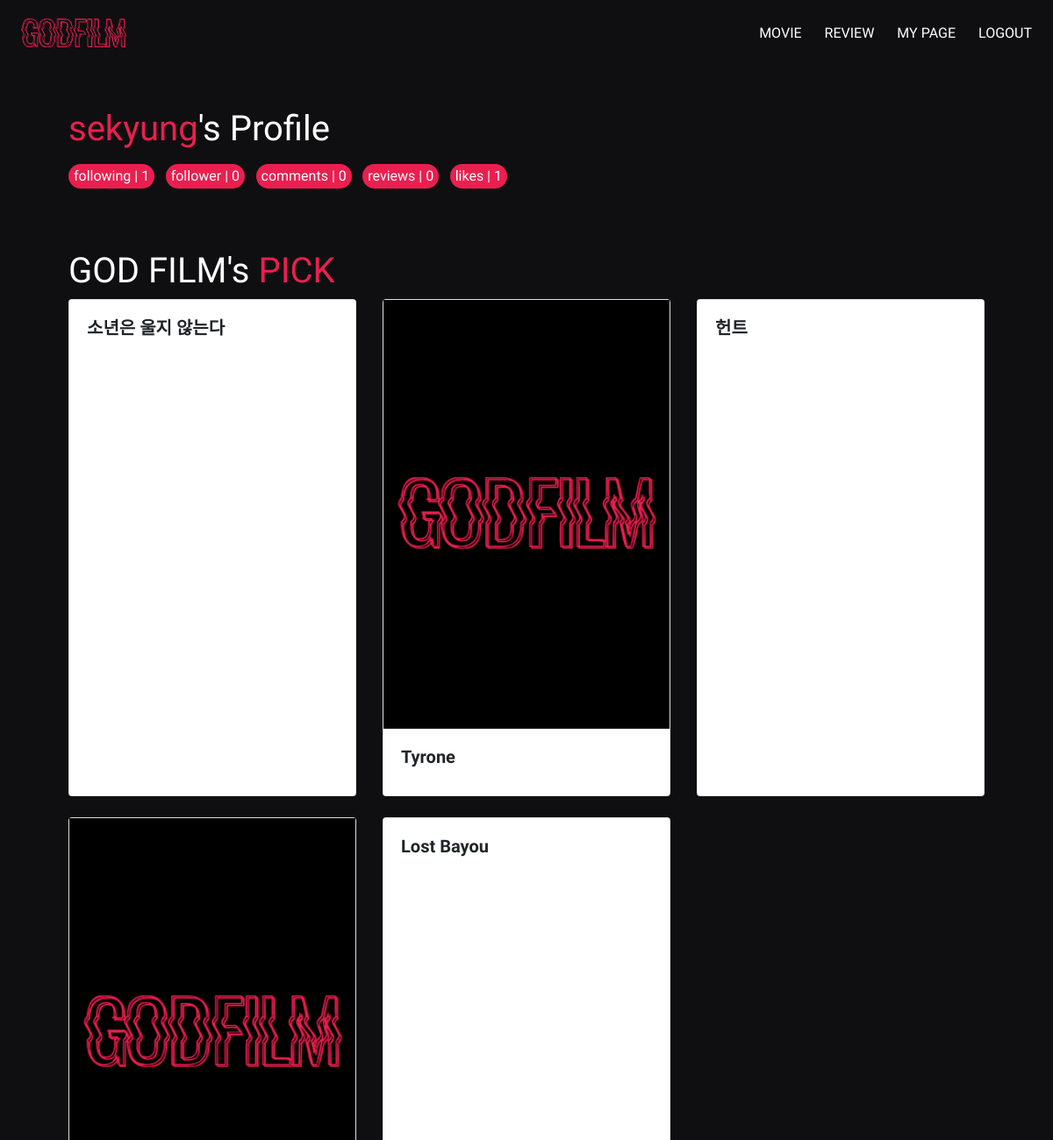
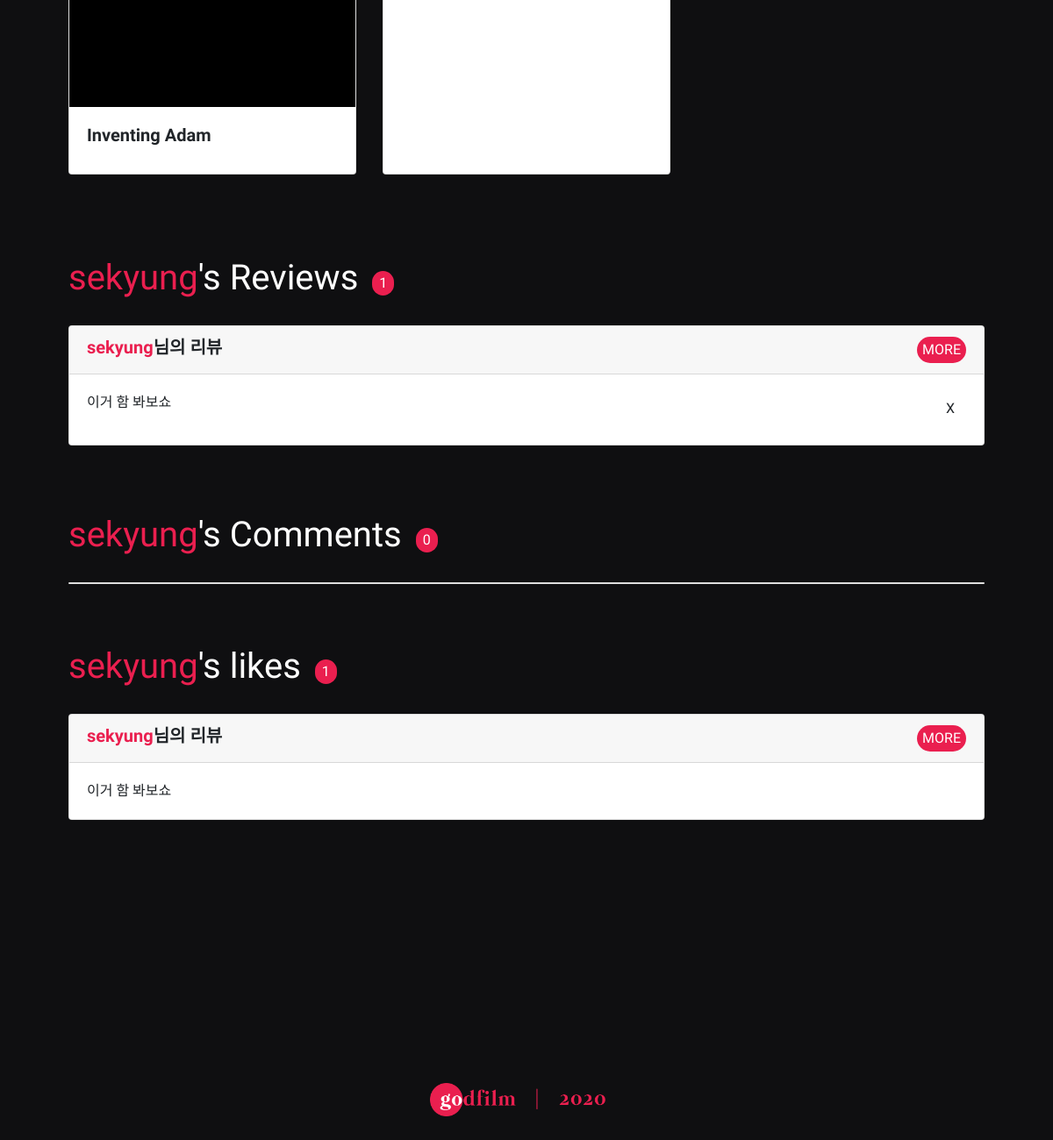
The page /accounts/sekyung/ (signed in) on the database its author committed (2 pictures, top to bottom).
### accounts/models.py (models this page shows)
class User(AbstractUser):
    followers = models.ManyToManyField(
            settings.AUTH_USER_MODEL,
            related_name='followings'
        )

### movies/models.py (models this page shows, shortened)
class Cast(models.Model):
    character = models.CharField(max_length=100)
    name = models.CharField(max_length=100)
    title = models.CharField(max_length=200)
    poster_path = models.CharField(max_length=200, null=True)
    overview = models.TextField(blank=True)
    gender = models.IntegerField()
    profile_path = models.CharField(max_length=200, null=True)
    imdb_id = models.CharField(max_length=30)

class Review(models.Model):
    title = models.CharField(max_length=100)
    content = models.TextField()
    user = models.ForeignKey(settings.AUTH_USER_MODEL, on_delete=models.CASCADE)
    movie = models.ForeignKey(Movie, on_delete=models.CASCADE)
    like_users = models.ManyToManyField(settings.AUTH_USER_MODEL, related_name='like_reviews', blank=True)

### accounts/views.py (the view)
# urls.py: path('<username>/', views.profile, name='profile'),
@login_required
def profile(request, username):
    User = get_user_model()
    person = get_object_or_404(User, username=username)
    if person.moviecomment_set.count() != 0:
        cast_list = person.moviecomment_set.order_by('-score')[0].movie.cast.all()
    else:
        cast_list = Movie.objects.order_by('-moviecomment')[0].cast.all()
    context = {
        'person': person,
        'cast_list': cast_list,
    }
    return render(request, 'accounts/profile.html', context)

### accounts/templates/accounts/profile.html (shortened to what this page needs)
{% extends 'base.html' %}
{% load bootstrap4 %}
{% load static %}
{% block content %}
<div class="d-flex justify-content-start">
    <h1 style="color: white;"><span style="color: #ea1f4f;">{{ person.username }}</span>'s Profile</h1>
</div>
<div class="follow-info mt-2">
    <span class="mr-2 following-num"> following | {{ person.followings.all|length }}</span>
    <span class="mr-2 follower-num"> follower | {{ person.followers.all|length }}</span>
    <span class="mr-2"> comments | {{ person.moviecomment_set|length }}</span>
    <span class="mr-2"> reviews | {{ person.review_set|length }}</span>
    <span class="mr-2"> likes | {{ person.like_reviews.all|length }}</span>
</div>
{% if person == user %}
<h1 class="text-white" style="margin-top: 70px;"> GOD FILM's <span style="color: #ea1f4f;">PICK</span></h1>
<div class="row row-cols-1 row-cols-md-3">
    {% for actor in cast_list %}
    <div class="col mb-4 movie-card">
      <div class="card h-100">
            {% if actor.poster_path|length != 0%}
            <img src="https://image.tmdb.org/t/p/w300_and_h450_bestv2/{{ actor.poster_path }}" alt="">
            {% else %}
                <img src="{% static 'image/noprofile.png' %}" alt="">
            {% endif %}
            <div class="card-body">
          <h5 class="card-title" style="font-family: 'Nanum Gothic', sans-serif; font-weight:bold">{{ actor.title }}</h5>
        </div>
      </div>
    </div>
    {% endfor %}
  </div>
{% endif %}
<div class="d-flex justify-content-start">
    <h1 style="color: white; margin: 70px 0 30px 0;"><span style="color: #ea1f4f;">{{ person.username }}</span>'s Reviews</h1>
    <div class="follow-info" style="margin: 70px 0 30px 0;"><span class="ml-3 mt-3 px-2">{{  person.review_set.count }}</span></div>
</div>
{% for review in person.review_set.all %}
  <div class="card mb-2">
    <h5 class="card-header d-flex justify-content-between">
      <span style="font-family: 'Nanum Gothic', sans-serif; font-weight:bold"><a href="{% url 'accounts:profile' review.user %}" class="goprofile">{{ person.username }}</a>님의 리뷰</span>
      <a href="{% url 'movies:review_detail' review.movie.id review.id %}" class="btn review-more">MORE</a>
    </h5>
    <div class="card-body d-flex justify-content-between">
      <p class="card-text">{{ review.title }}</p>
      {% if review.user == request.user %}
      <form action="{% url 'movies:review_delete' review.movie.id review.id %}" method="POST">
        <button class="btn delete-btn">X</button>
      </form>
      {% endif %}
    </div>
  </div>
{% endfor %}
<div class="d-flex justify-content-start">
    <h1 style="color: white;  margin: 70px 0 30px 0;"><span style="color: #ea1f4f;">{{ person.username }}</span>'s Comments</h1>
    <div class="follow-info" style="margin: 70px 0 30px 0;"><span class="ml-3 mt-3 px-2">{{ person.moviecomment_set.count }}</span></div>
</div>
<div class="card">
</div>
<div class="d-flex justify-content-start">
  <h1 style="color: white; margin: 70px 0 30px 0;"><span style="color: #ea1f4f;">{{ person.username }}</span>'s likes</h1>
  <div class="follow-info" style="margin: 70px 0 30px 0;"><span class="ml-3 mt-3 px-2">{{  person.like_reviews.all.count }}</span></div>
</div>
{% for review in person.like_reviews.all %}
<div class="card mb-2">
  <h5 class="card-header d-flex justify-content-between">
    <span style="font-family: 'Nanum Gothic', sans-serif; font-weight:bold"><a href="{% url 'accounts:profile' review.user %}" class="goprofile">{{ review.user.username }}</a>님의 리뷰</span>
    <a href="{% url 'movies:review_detail' review.movie.id review.id %}" class="btn review-more">MORE</a>
  </h5>
  <div class="card-body d-flex justify-content-between">
    <p class="card-text">{{ review.title }}</p>
  </div>
</div>
{% endfor %}
{% endblock %}

### templates/base.html (style rules this page uses)
p { font-family: 'Raleway', sans-serif; }
#back { width: 100%; background-color: #0f0f11; }
h1, h5 { font-family: 'Suez One', serif; }
.goprofile { text-decoration:none; font-family: 'Suez One', serif; color: #ea1f4f; border-radius: 50px; }
.review-more { font-family: 'Suez One', serif; border-radius: 50px; padding:2px 5px; background-color: #ea1f4f; color: white; }
.delete-btn { font-family: 'Suez One', serif; }
.follow-info > span { font-family: 'Suez One', serif; color: white; border-radius: 50px; padding:2px 5px; background-color: #ea1f4f; display: inline-block; padding: 2px 6px; }

### rows shown on the page
User: username "sekyung", followings.all|length "1", followers.all|length "0", moviecomment_set|length "0", review_set|length "0", like_reviews.all|length "1", review_set.count "1", moviecomment_set.count "0", like_reviews.all.count "1"
Cast: title "소년은 울지 않는다"
Cast: title "Tyrone"
Cast: title "헌트"
Cast: title "Inventing Adam"
Cast: title "Lost Bayou"
Review: title "이거 함 봐보쇼", shows "X", user.username "sekyung"
